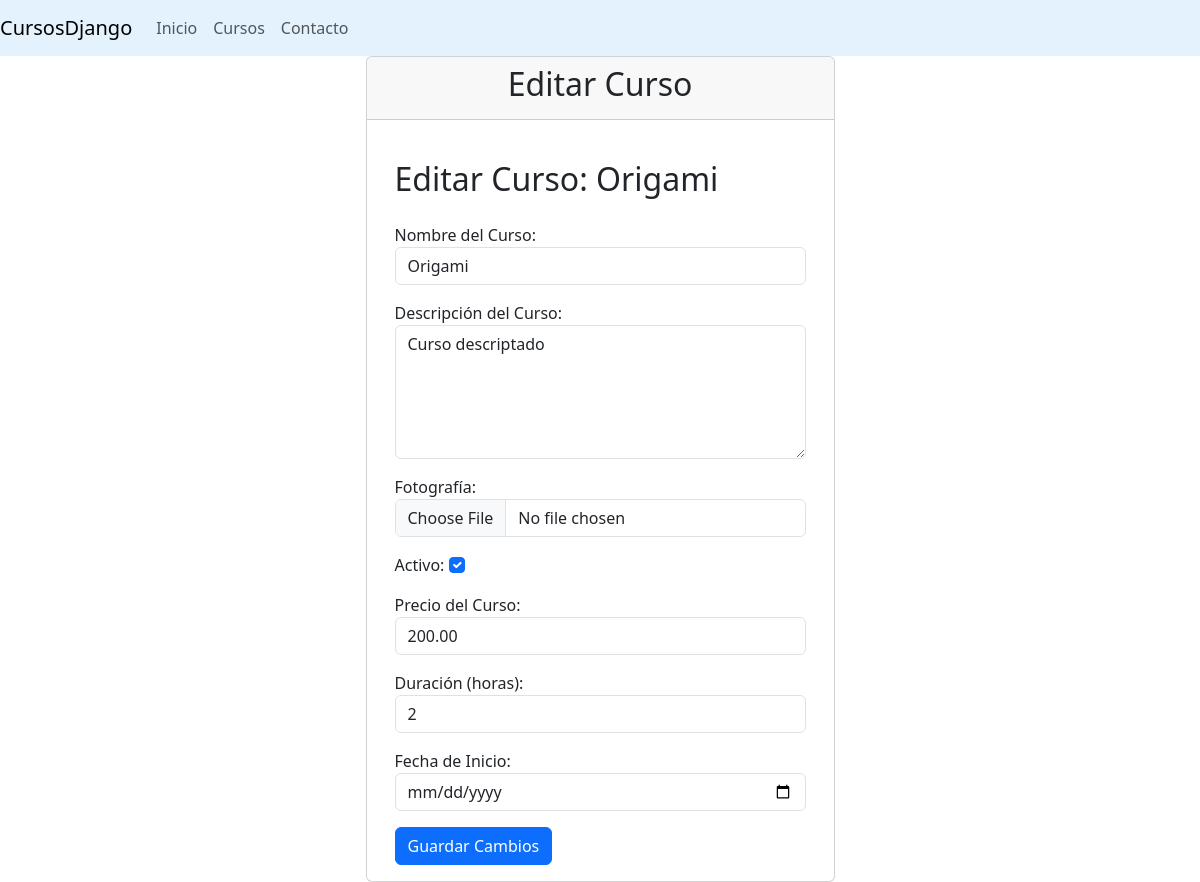
Screenshot of /editar_curso/4/ with the database file from the repository.
### cursos/models.py (models this page shows, shortened)
class Cursos(models.Model):
    id = models.AutoField(primary_key=True,verbose_name="Clave")
    nombre = models.CharField(max_length=100, verbose_name="Nombre del Curso")
    descripcion = RichTextField(verbose_name="Descripción del Curso", default="Descripción detallada del curso.")
    image = models.ImageField(null=True,upload_to="fotos",verbose_name="Fotografía")
    estatus = models.BooleanField(default=True, verbose_name="Activo")
    precio = models.DecimalField(max_digits=10, decimal_places=2, verbose_name="Precio del Curso")
    duracion = models.IntegerField(default=0, verbose_name="Duración (horas)")
    fecha_inicio = models.DateField(null=True, blank=True, verbose_name="Fecha de Inicio") # Added blank=True
    created = models.DateTimeField(auto_now_add=True, verbose_name="Fecha de Creación")
    updated = models.DateTimeField(auto_now=True, verbose_name="Última Actualización")
    class Meta:
        verbose_name = "Curso"
        verbose_name_plural = "Cursos"
        ordering = ["nombre"]

### cursos/views.py (the view)
# urls.py: path('editar_curso/<int:id>/', views_cursos.editarCurso, name='editar_curso'),
def editarCurso(request, id): # Recibe el ID del curso a editar
    curso = get_object_or_404(Cursos, id=id)
    if request.method == 'POST':
        form = CursosForm(request.POST, request.FILES, instance=curso)
        if form.is_valid():
            form.save() # Guarda los cambios en el curso existente
            return redirect('ver_cursos') # Redirige a la lista de cursos
        else:
            return render(request, 'contenido/editar_curso.html', {'form': form, 'curso': curso})
    else: # Si es GET, muestra el formulario prellenado
        form = CursosForm(instance=curso) # Instancia el formulario con los datos del curso
    return render(request, 'contenido/editar_curso.html', {'form': form, 'curso': curso})

### cursos/forms.py
class CursosForm(forms.ModelForm):
    class Meta:
        model = Cursos
        fields = ['nombre', 'descripcion', 'image', 'estatus', 'precio', 'duracion', 'fecha_inicio']
        widgets = {
            'estatus': CheckboxInput(attrs={'class': 'form-check-input'}),
            'fecha_inicio': forms.DateInput(attrs={'type': 'date', 'class': 'form-control'}),
            'nombre': forms.TextInput(attrs={'class': 'form-control'}),
            'descripcion': forms.Textarea(attrs={'class': 'form-control', 'rows': 5}),
            'image': forms.FileInput(attrs={'class': 'form-control'}),
            'precio': forms.NumberInput(attrs={'class': 'form-control', 'step': '0.01'}),
            'duracion': forms.NumberInput(attrs={'class': 'form-control'}),
        }

### cursos/templates/contenido/editar_curso.html (shortened to what this page needs)
{% extends "contenido/menu.html" %}
{% block tituloBody %}Editar Curso{% endblock %}
{% block contenido %}
<div class="container mt-4">
    <h2 class="mb-4">Editar Curso: {{ curso.nombre }}</h2>
    <form class="form-horizontal" action="{% url 'editar_curso' curso.id %}" method="POST" role="form" enctype="multipart/form-data">
        {% for field in form %}
            <div class="mb-3">
                {{ field.label_tag }}
                {{ field }}
            </div>
        {% endfor %}
         <button type="submit" class="btn btn-primary">Guardar Cambios</button>
        </form>
</div>
{% endblock %}

### rows the page displays
Cursos: nombre "Origami", form "Origami" "Curso descriptado" "☑" "200.00" "2"

### other values shown
{{ field.label_tag }} "Nombre del Curso:" "Descripción del Curso:" "Fotografía:" "Activo:" "Precio del Curso:" "Duración (horas):" "Fecha de Inicio:"
